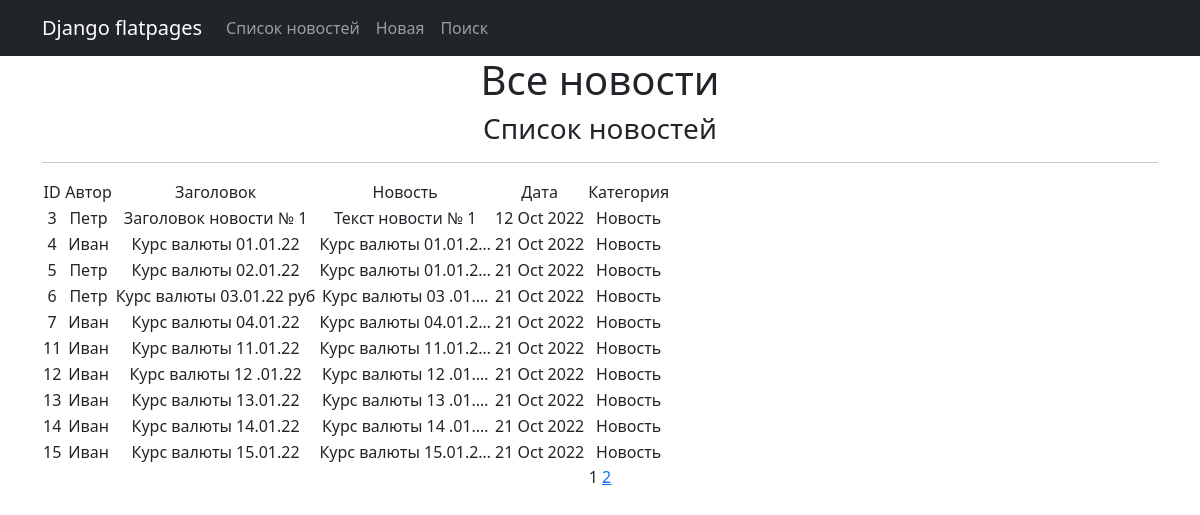
Before: /news/ with the older database file.
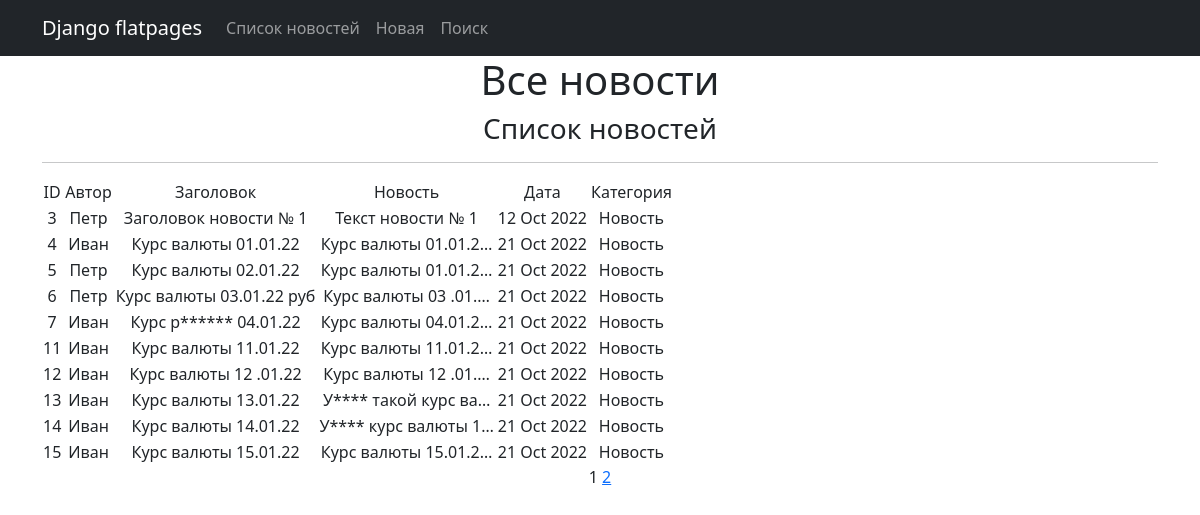
After: the same page with the newer database file.
### news/models.py (models this page shows, shortened)
class Post(models.Model):
    article = 'AR'
    news = 'NW'
    PostPositions = [(article, 'Статья'), (news, 'Новость')]
    author = models.ForeignKey(Author, on_delete=models.CASCADE)
    category = models.ManyToManyField(Category, through='PostCategory')
    post_datetime = models.DateTimeField(auto_now_add=True)
    typePost = models.CharField(max_length=2, choices=PostPositions, default=news)
    headPost = models.CharField(max_length=255, blank=True)
    textPost = models.TextField(blank=True)
    rating = models.SmallIntegerField(default=0)

class Author(models.Model):
    authorname = models.OneToOneField(User, on_delete=models.CASCADE)
    full_name = models.CharField(max_length=100)
    rating = models.SmallIntegerField(default=0)

### news/views.py (the view)
# urls.py: path('', PostList.as_view()),
class PostList(ListView):
    model = Post
    ordering = '-post_datetime'
    template_name = 'news.html'
    context_object_name = 'news'
    paginate_by = 10  # вот так мы можем указать количество записей на странице
    def get_queryset(self):
        queryset = Post.objects.filter(typePost='NW')
        self.filterset = PostFilter(self.request.GET, queryset)
        return self.filterset.qs
    def get_context_data(self, **kwargs):
        context = super().get_context_data(**kwargs)
        context['filterset'] = self.filterset
        return context

### news/templatetags/news_filters.py (called while the page is built)
@register.filter()
def censor(l):
    words_bad = ('редиска', 'сволочь', 'уроды')
    if not isinstance(l, str):
        raise TypeError('Ошибка типа')
    value = l
    for elem in value.split():
        if elem.lower() in words_bad:
            l= value.replace(elem, elem[0]+('*'*(len(elem)-1)))
            value = l
    return value

### templates/news.html (shortened to what this page needs)
{% extends 'flatpages/default.html' %}
{% load news_filters %}
{% block content %}
   <h1>Все новости</h1>
   <h3>Список новостей</h3>
   <hr>
   {% if news %}
       <table>
           <tr>
               <td>      ID         </td>
               <td>                      </td>
               <td>      Автор          </td>
               <td>                      </td>
               <td>      Заголовок       </td>
                <td>                    </td>
               <td>      Новость        </td>
                <td>                    </td>
               <td>      Дата           </td>
                <td>                    </td>
               <td>      Категория      </td>
           </tr>
           {% for new in news %}
           <tr>
               <td>{{ new.id }}</td>
               <td>  </td>
               <td>{{ new.author.authorname|truncatewords:5 }}</td>
               <td>  </td>
               <td>{{ new.headPost|censor }}</td>
               <td>  </td>
               <td>{{ new.textPost|truncatechars:20|censor }}</td>
               <td>  </td>
               <td>{{ new.post_datetime|date:'d M Y' }}</td>
                <td>  </td>
               <td>{{  new.get_typePost_display }} {{  new.typePost.field.choices }}</td>
               <td>
                </td>
           </tr>
           {% endfor %}
       </table>
   {% else %}
       <h2>Новостей  нет!</h2>
   {% endif %}
   {{ page_obj.number }}
   {% if page_obj.has_next %}
       <a href="?page={{ page_obj.next_page_number }}">{{ page_obj.next_page_number }}</a>
   {% endif %}
{% endblock content %}

Changed rows visible on the page:
changed Post "Курс валюты 04.01.2…": headPost|censor "Курс валюты 04.01.22" → "Курс р****** 04.01.22"
changed Post "Курс валюты 13.01.22": textPost|censor "Курс валюты 13 .01.…" → "У**** такой курс ва…"
changed Post "Курс валюты 14.01.22": textPost|censor "Курс валюты 14 .01.…" → "У**** курс валюты 1…"
